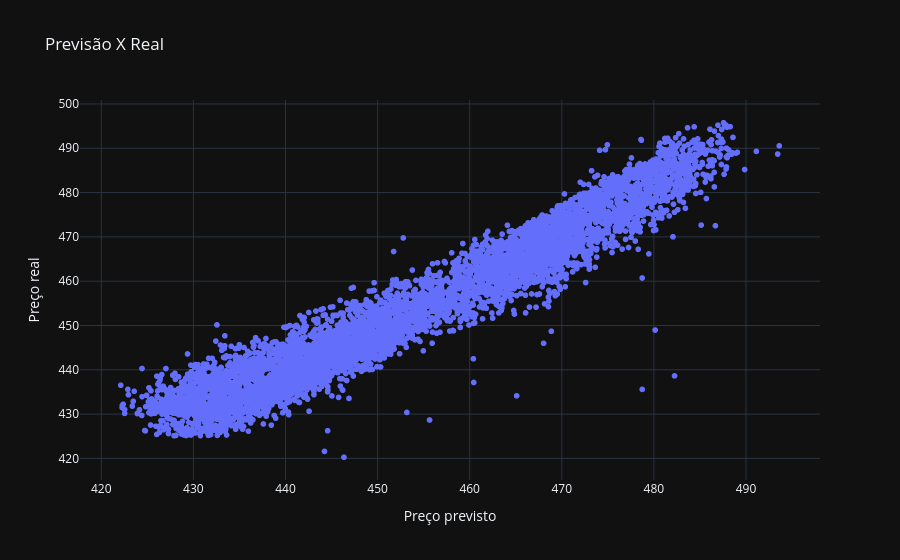

The notebook cell this image was saved under:
### Code cell
y_previsto_train =  modelo.predict(X_train)
fig = px.scatter(x=y_previsto_train, y=y_train,
                 title='Previsão X Real',
                 labels={'x':'Preço previsto','y':'Preço real'})
fig.show()

### Figure 1 — Plotly figure (JSON) as saved in the notebook; plotly's stock layout.template omitted (floating-point values rounded to 4 significant figures; data arrays with more than 128 entries replaced by an {"elided": "..."} marker saying what was removed)
{"data": [{"hovertemplate": "Preço previsto=%{x}<br>Preço real=%{y}<extra></extra>", "legendgroup": "", "marker": {"color": "#636efa", "symbol": "circle"}, "mode": "markers", "name": "", "showlegend": false, "x": {"elided": "6219 float values"}, "xaxis": "x", "y": {"elided": "6219 float values"}, "yaxis": "y", "type": "scattergl"}], "layout": {"xaxis": {"anchor": "y", "domain": [0.0, 1.0], "title": {"text": "Preço previsto"}}, "yaxis": {"anchor": "x", "domain": [0.0, 1.0], "title": {"text": "Preço real"}}, "legend": {"tracegroupgap": 0}, "title": {"text": "Previsão X Real"}}}
